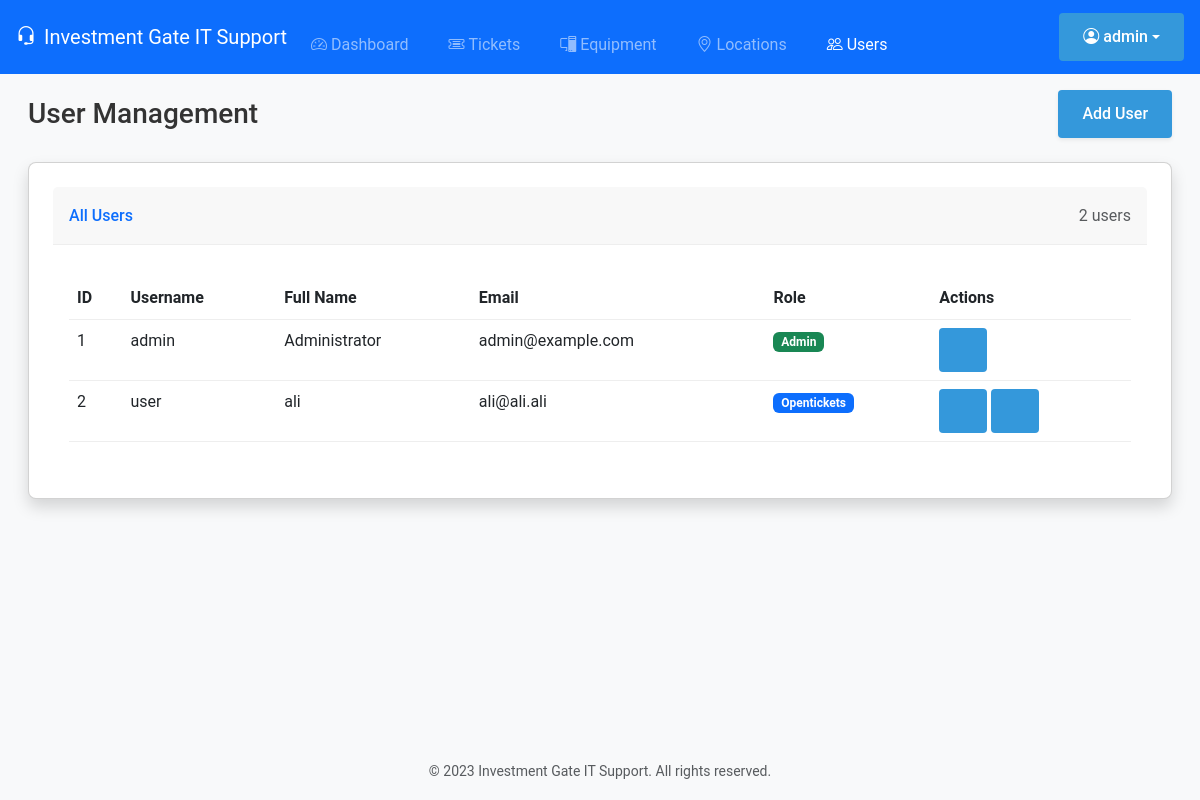
The app's page /users (signed in) with its own data.
### tables this page shows
CREATE TABLE users (
    id INTEGER PRIMARY KEY AUTOINCREMENT,
    username TEXT UNIQUE NOT NULL,
    password TEXT NOT NULL,
    full_name TEXT NOT NULL,
    email TEXT UNIQUE NOT NULL,
    role TEXT NOT NULL DEFAULT 'user',
    created_at TIMESTAMP DEFAULT CURRENT_TIMESTAMP
);

### application.py (the view)
@app.route('/users')
@login_required
@role_required('admin')
def users():
    conn = get_db_connection()
    users_list = conn.execute('SELECT * FROM users ORDER BY username').fetchall()
    conn.close()
    return render_template('users.html', users=users_list)

### application.py (called while the page is built, shortened)
@login_manager.user_loader
def load_user(user_id):
    conn = get_db_connection()
    user = conn.execute('SELECT * FROM users WHERE id = ?', (user_id,)).fetchone()
    conn.close()
    if not user:
        return None
    return User(user['id'], user['username'], user['role'])

def role_required(role_required=None):
    def wrapper(fn):
        @wraps(fn)
        def decorated_view(*args, **kwargs):
            if not current_user.is_authenticated:
                return app.login_manager.unauthorized()
            if current_user.role == 'admin':
                return fn(*args, **kwargs)
        return decorated_view
    return wrapper

def get_db_connection():
    conn = sqlite3.connect('database.db')
    conn.row_factory = sqlite3.Row
    conn.execute('PRAGMA busy_timeout = 5000')  # 5 second timeout
    return conn

### templates/users.html (shortened to what this page needs)
{% extends "base.html" %}
{% block content %}
<div class="container-fluid">
    <div class="d-sm-flex align-items-center justify-content-between mb-4">
        <h1 class="h3 mb-0 text-gray-800">User Management</h1>
        <a href="{{ url_for('add_user') }}" class="d-none d-sm-inline-block btn btn-sm btn-primary shadow-sm">
             Add User
        </a>
    </div>
    <div class="card shadow mb-4">
        <div class="card-header py-3 d-flex justify-content-between align-items-center">
            <h6 class="m-0 font-weight-bold text-primary">All Users</h6>
            <span class="text-muted">{{ users|length }} users</span>
        </div>
        <div class="card-body">
            <div class="table-responsive">
                <table class="table table-hover">
                    <thead>
                        <tr>
                            <th>ID</th>
                            <th>Username</th>
                            <th>Full Name</th>
                            <th>Email</th>
                            <th>Role</th>
                            <th>Actions</th>
                        </tr>
                    </thead>
                    <tbody>
                        {% for user in users %}
                        <tr>
                            <td>{{ user.id }}</td>
                            <td>{{ user.username }}</td>
                            <td>{{ user.full_name or 'N/A' }}</td>
                            <td>{{ user.email or 'N/A' }}</td>
                            <td>
                                <span class="badge bg-{{ 'success' if user.role == 'admin' else 'primary' }}">
                                    {{ user.role|title }}
                                </span>
                            </td>
                            <td>
                                <a href="{{ url_for('edit_user', user_id=user.id) }}"
                                   class="btn btn-sm btn-outline-primary"
                                   title="Edit">
                                </a>
                                {% if current_user.id != user.id %}
                                <button type="button"
                                        class="btn btn-sm btn-outline-danger delete-user"
                                        data-user-id="{{ user.id }}"
                                        title="Delete">
                                </button>
                                {% endif %}
                            </td>
                        </tr>
                        {% endfor %}
                    </tbody>
                </table>
            </div>
        </div>
    </div>
</div>
{% endblock %}

### templates/base.html (shortened to what this page needs)
<!DOCTYPE html>
<html lang="en">
<head>
    <link href="https://cdn.jsdelivr.net/npm/bootstrap@5.3.0/dist/css/bootstrap.min.css" rel="stylesheet">
    <link rel="stylesheet" href="https://cdn.jsdelivr.net/npm/bootstrap-icons@1.11.0/font/bootstrap-icons.css">
    <link rel="stylesheet" href="{{ url_for('static', filename='css/styles.css') }}">
</head>
<body>
    {% if not hide_nav %}
    <nav class="navbar navbar-expand-lg navbar-dark bg-primary py-2">
        <div class="container-fluid px-2 px-sm-3">
            <a class="navbar-brand d-flex align-items-center" href="{{ url_for('index') }}">
                <i class="bi bi-headset me-2"></i>
                <span class="d-none d-sm-inline">Investment Gate IT Support</span>
            </a>
            <div class="collapse navbar-collapse" id="navbarNav">
                <ul class="navbar-nav me-auto mb-2 mb-lg-0">
                    <li class="nav-item">
                        <a class="nav-link {% if request.endpoint == 'dashboard' %}active{% endif %}"
                           href="{{ url_for('dashboard') }}">
                            <i class="bi bi-speedometer2 me-1"></i>Dashboard
                        </a>
                    </li>
                    <li class="nav-item">
                        <a class="nav-link {% if request.endpoint == 'tickets' %}active{% endif %}"
                           href="{{ url_for('tickets') }}">
                            <i class="bi bi-ticket-detailed me-1"></i>Tickets
                        </a>
                    </li>
                    {% if current_user.role != 'opentickets' %}
                    <li class="nav-item">
                        <a class="nav-link {% if request.endpoint == 'equipment' %}active{% endif %}"
                           href="{{ url_for('equipment') }}">
                            <i class="bi bi-pc-display me-1"></i>Equipment
                        </a>
                    </li>
                    <li class="nav-item">
                        <a class="nav-link {% if request.endpoint == 'locations' %}active{% endif %}"
                           href="{{ url_for('locations') }}">
                            <i class="bi bi-geo-alt me-1"></i>Locations
                        </a>
                    </li>
                    {% endif %}
                    {% if current_user.is_authenticated and current_user.role == 'admin' %}
                    <li class="nav-item">
                        <a class="nav-link {% if request.endpoint == 'users' %}active{% endif %}"
                           href="{{ url_for('users') }}">
                            <i class="bi bi-people me-1"></i>Users
                        </a>
                    </li>
                    {% endif %}
                </ul>
                <div class="d-flex align-items-center">
                    {% if current_user.is_authenticated %}
                        <div class="dropdown">
                            <button class="btn btn-outline-light dropdown-toggle d-flex align-items-center" type="button"
                                    id="userDropdown" data-bs-toggle="dropdown" aria-expanded="false">
                                <i class="bi bi-person-circle me-1"></i>
                                <span class="d-none d-sm-inline">{{ current_user.username }}</span>
                            </button>
                        </div>
                    {% else %}
                        <a href="{{ url_for('login') }}" class="btn btn-outline-light me-2">
                            <i class="bi bi-box-arrow-in-right me-1"></i>
                            <span class="d-none d-sm-inline">Login</span>
                        </a>
                    {% endif %}
                </div>
            </div>
        </div>
    </nav>
    {% endif %}
    <main class="container-fluid py-3 px-2 px-md-3">
        {% block content %}{% endblock %}
    </main>
    <footer class="bg-light py-2 py-md-3 mt-auto">
        <div class="container-fluid text-center">
            <span class="text-muted small">© 2023 Investment Gate IT Support. All rights reserved.</span>
        </div>
    </footer>
</body>
</html>

### static/css/styles.css (style rules this page uses)
:root { --primary: #2c3e50; --secondary: #3498db; --accent: #e74c3c; --light: #ecf0f1; --dark: #2c3e50; --success: #2ecc71; --warning: #f39c12; --danger: #e74c3c; --gray: #95a5a6; --light-gray: #f5f5f5; }
* { margin: 0; padding: 0; box-sizing: border-box; }
body { font-family: 'Roboto', sans-serif; background-color: #f8f9fa; color: #333; line-height: 1.6; height: 100vh; display: flex; flex-direction: column; }
nav ul { display: flex; list-style: none; margin-top: 1rem; }
nav ul li { margin-right: 1.5rem; }
nav ul li a { color: white; text-decoration: none; font-weight: 500; padding: 0.5rem; border-radius: 4px; transition: background 0.3s; }
.card { background: white; border-radius: 8px; box-shadow: 0 2px 10px rgba(0, 0, 0, 0.1); padding: 1.5rem; }
.card-header { display: flex; justify-content: space-between; align-items: center; margin-bottom: 1rem; padding-bottom: 0.75rem; border-bottom: 1px solid #eee; }
.card-body { color: #666; }
.btn { display: inline-block; padding: 0.75rem 1.5rem; background: var(--secondary); color: white; border: none; border-radius: 4px; cursor: pointer; font-weight: 500; text-align: center; text-decoration: none; transition: all 0.3s; font-size: 1rem; }
table { width: 100%; border-collapse: collapse; margin-bottom: 1.5rem; }
th, td { padding: 1rem; text-align: left; border-bottom: 1px solid #eee; }
th { background: #f8f9fa; font-weight: 600; color: var(--dark); }
footer { background: var(--dark); color: white; padding: 1.5rem 0; margin-top: 2rem; }
.text-center { text-align: center; }
.mb-2 { margin-bottom: 1rem; }
.mb-4 { margin-bottom: 2rem; }

### templates/base.html (style rules this page uses)
html { font-size: 16px; }
body { -webkit-text-size-adjust: 100%; -webkit-tap-highlight-color: transparent; -webkit-font-smoothing: antialiased; -moz-osx-font-smoothing: grayscale; }
.btn, .form-control, .form-select { min-height: 44px; }
.table-responsive { -webkit-overflow-scrolling: touch; }
.card { border-radius: 0.5rem; overflow: hidden; box-shadow: 0 0.125rem 0.25rem rgba(0, 0, 0, 0.075); }
.card-header { padding: 0.75rem 1rem; }

### records on screen
users: username "admin", id "1", full_name "Administrator", email "admin@example.com", role "Admin"
users: id "2", username "user", full_name "ali", email "ali@ali.ali", role "Opentickets"

### other values on screen
{{ users|length }} "2"
